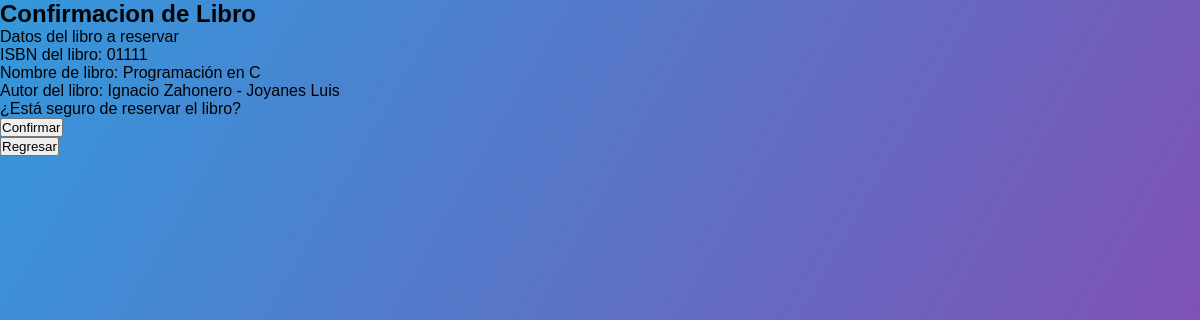
Screenshot of /ReservaLibro.php?idlibro=01111 with the database file from the repository.
### tables this page shows
CREATE TABLE `libro` (
  `ID_ISBN` varchar(5) NOT NULL,
  `Titulo` varchar(75) NOT NULL,
  `Autor` varchar(50) NOT NULL,
  `EnPrestamo` tinyint(1) NOT NULL
);

### ReservaLibro.php (the view, shortened to what this page needs)
<?php
include 'conexion.php';
$link = mysqli_connect($host, $user, $pass) or die("No puede conectarse");
mysqli_select_db($link, $dbname) or die("No se puede seleccionar la base de datos");
$idlibro = $_REQUEST['idlibro'];
$query = "Select * From libro Where Id_ISBN = '$idlibro'";
$result = mysqli_query($link, $query) or die(mysqli_error($link));
$row = mysqli_fetch_array($result);
?>
<!DOCTYPE html>
<html>
    <head>
        <link rel="stylesheet" href="style.css">
    </head>
    <body>
        <h2>Confirmacion de Libro</h2>
        <form action="LibroConfirmado.php" method="post">
            <p>Datos del libro a reservar</p>
			<p>ISBN del libro: <?php echo $row['ID_ISBN'];?></p>
			<p>Nombre de libro: <?php echo $row['Titulo'];?></p>
			<p>Autor del libro: <?php echo $row['Autor'];?></p>
			<p>¿Está seguro de reservar el libro?</p>
            <input type="Submit" value="Confirmar"/>
        </form>
        <form action="PanelUsuario.php" method="post">
            <input type="submit" value="Regresar"/>
        </form>
    </body>
</html>

### style.css (style rules this page uses)
* { margin: 0; padding: 0; text-decoration: none; font-family: 'Montserrat', sans-serif; box-sizing: border-box; }
body { min-height: 100vh; background-image: linear-gradient(120deg,#3498db,#8e44ad); }

### rows the page displays
libro: ID_ISBN "01111", Titulo "Programación en C", Autor "Ignacio Zahonero - Joyanes Luis"
